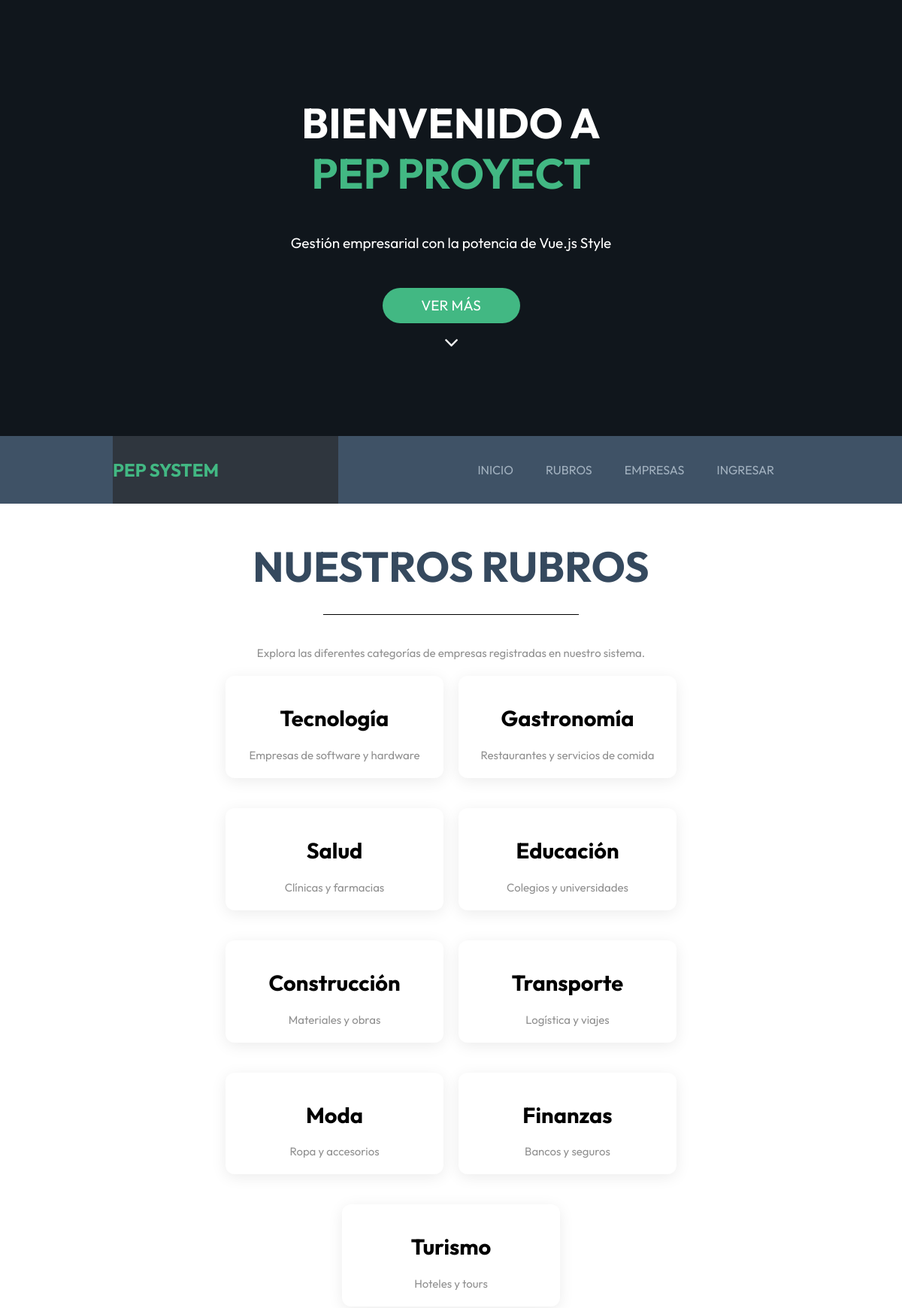
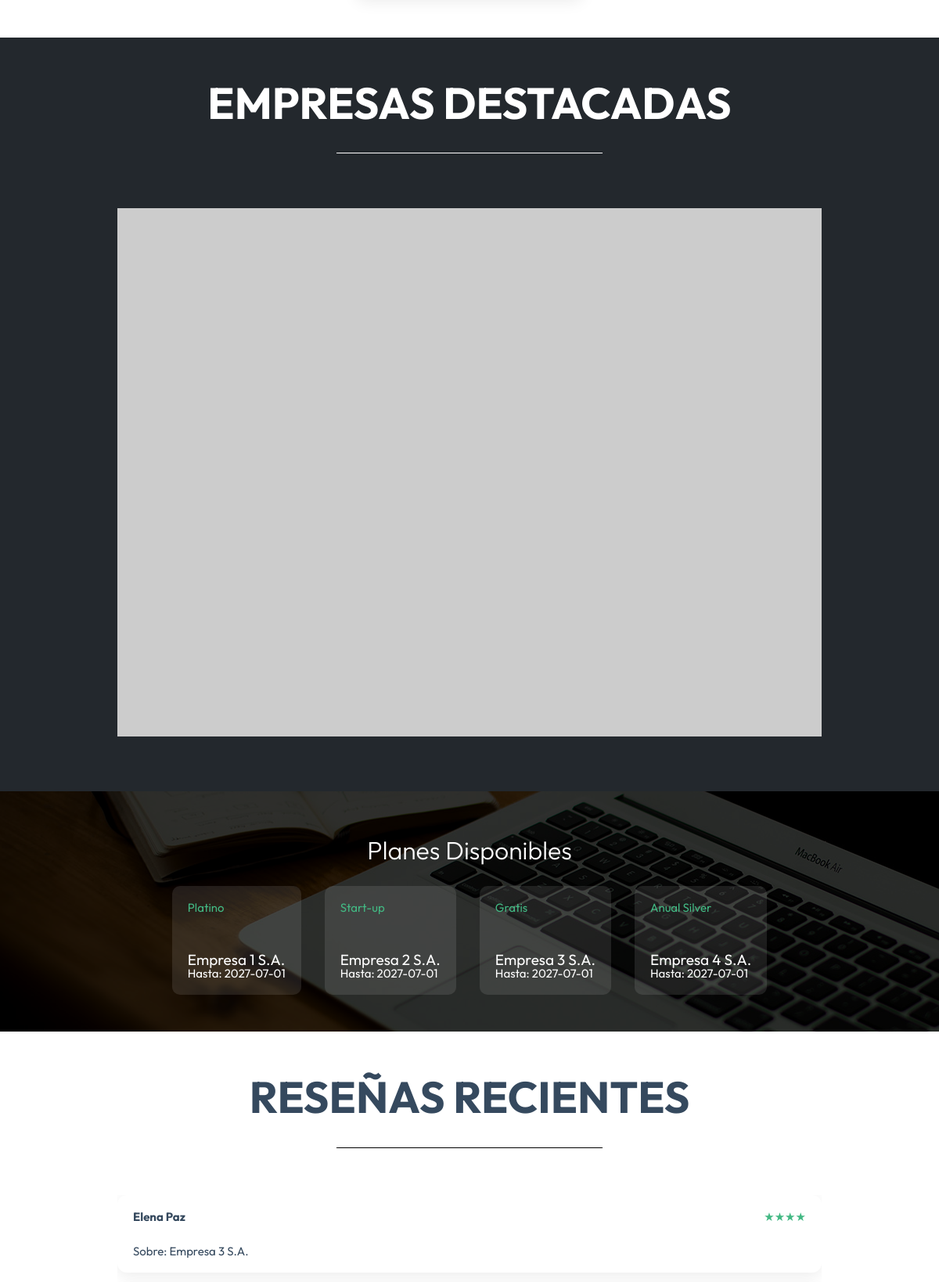
The page / (upper part) on the database its author committed (2 pictures, top to bottom).
### tables this page shows
CREATE TABLE rubros (
            id INTEGER PRIMARY KEY AUTOINCREMENT,
            nombre TEXT NOT NULL,
            descripcion TEXT
        );

CREATE TABLE empresas (
            id INTEGER PRIMARY KEY AUTOINCREMENT,
            usuario_id INTEGER NOT NULL,
            rubro_id INTEGER NOT NULL,
            razon_social TEXT NOT NULL,
            nit TEXT,
            matricula_seprec TEXT,
            latitud REAL,
            longitud REAL,
            whatsapp TEXT,
            sello_verificado INTEGER DEFAULT 0,
            estado TEXT NOT NULL,
            FOREIGN KEY (usuario_id) REFERENCES usuarios(id) ON DELETE CASCADE,
            FOREIGN KEY (rubro_id) REFERENCES rubros(id) ON DELETE RESTRICT
        );

CREATE TABLE suscripciones (
            id INTEGER PRIMARY KEY AUTOINCREMENT,
            empresa_id INTEGER NOT NULL,
            plan_id INTEGER NOT NULL,
            fecha_inicio TEXT NOT NULL,
            fecha_fin TEXT NOT NULL,
            estado TEXT NOT NULL,
            FOREIGN KEY (empresa_id) REFERENCES empresas(id) ON DELETE CASCADE,
            FOREIGN KEY (plan_id) REFERENCES planes(id) ON DELETE RESTRICT
        );

CREATE TABLE planes (
            id INTEGER PRIMARY KEY AUTOINCREMENT,
            nombre TEXT NOT NULL,
            precio_mensual REAL NOT NULL,
            precio_anual REAL NOT NULL,
            sello_destacado INTEGER DEFAULT 0
        );

CREATE TABLE resenas (
            id INTEGER PRIMARY KEY AUTOINCREMENT,
            empresa_id INTEGER NOT NULL,
            usuario_id INTEGER NOT NULL,
            calificacion INTEGER NOT NULL,
            comentario TEXT,
            fecha TEXT NOT NULL,
            FOREIGN KEY (empresa_id) REFERENCES empresas(id) ON DELETE CASCADE,
            FOREIGN KEY (usuario_id) REFERENCES usuarios(id) ON DELETE CASCADE
        );

CREATE TABLE usuarios (
            id INTEGER PRIMARY KEY AUTOINCREMENT,
            nombre TEXT NOT NULL,
            email TEXT NOT NULL UNIQUE,
            password_hash TEXT NOT NULL,
            tipo TEXT NOT NULL,
            fecha_registro TEXT NOT NULL
        );

### app.py (the view)
@app.route('/')
def index():
    rubros = query_db('SELECT * FROM rubros')
    empresas = query_db('SELECT * FROM empresas LIMIT 9')
    sucripciones = query_db('''
        SELECT e.razon_social, p.nombre as plan_nombre, s.fecha_fin
        FROM suscripciones s
        JOIN empresas e ON s.empresa_id = e.id
        JOIN planes p ON s.plan_id = p.id
        WHERE s.estado = "Vigente"
        LIMIT 4
    ''')
    resenas = query_db('''
        SELECT r.*, u.nombre as usuario_nombre, e.razon_social
        FROM resenas r
        JOIN usuarios u ON r.usuario_id = u.id
        JOIN empresas e ON r.empresa_id = e.id
        LIMIT 3
    ''')
    return render_template('index.html', rubros=rubros, empresas=empresas, resenas=resenas, suscripciones=sucripciones)

### app.py (called while the page is built)
def get_db():
    db = getattr(g, '_database', None)
    if db is None:
        db = g._database = sqlite3.connect(DATABASE)
        db.row_factory = sqlite3.Row
    return db

@app.teardown_appcontext
def close_connection(exception):
    db = getattr(g, '_database', None)
    if db is not None:
        db.close()

def query_db(query, args=(), one=False):
    cur = get_db().execute(query, args)
    rv = cur.fetchall()
    cur.close()
    return (rv[0] if rv else None) if one else rv

### templates/index.html (shortened to what this page needs)
<!DOCTYPE html>
<html lang="es">
<head>
		<link rel="stylesheet" type="text/css" href="{{ url_for('static', filename='css/reset.css') }}" />
		<link rel="stylesheet" type="text/css" href="{{ url_for('static', filename='css/style.css') }}" />
		<link rel="stylesheet" type="text/css" href="{{ url_for('static', filename='css/style-responsive.css') }}" />
        <link rel="stylesheet" type="text/css" href="{{ url_for('static', filename='css/vue-theme.css') }}" />
</head>
<body>
<div class="container">
  <section class="start-page parallax-background" id="home">
    <div class="opacity"></div>
      <div class="content">
        <div class="text">
          <h1>Bienvenido a<br/>
          <span>PEP Proyect</span></h1>
          <p>Gestión empresarial con la potencia de Vue.js Style</p>
          <a href="#about-us" class="scroll-link"><div class="read-more">Ver Más</div></a>
        </div>
        <div class="arrow-down"></div>
      </div>
  </section>
  <section class="menu">
    <div class="menu-content">
    <div class="logo" style="color: var(--vue-green); font-weight: 700; font-size: 24px;">PEP SYSTEM</div>
      <ul id="menu">
        <li><a href="#home" class="scroll-link">INICIO</a></li>
        <li><a href="#about-us" class="scroll-link">RUBROS</a></li>
        <li><a href="#portfolio" class="scroll-link">EMPRESAS</a></li>
        {% if session.get('user_name') %}
        <li><a href="{{ url_for('logout') }}">SALIR</a></li>
        {% else %}
        <li><a href="{{ url_for('login') }}">INGRESAR</a></li>
        {% endif %}
      </ul>
    </div>
  </section>
  <section class="about-us" id="about-us">
    <h1>NUESTROS RUBROS</h1>
    <hr/>
    <p class="title">Explora las diferentes categorías de empresas registradas en nuestro sistema.</p>
    <div style="display: flex; flex-wrap: wrap; justify-content: center; gap: 20px; padding: 20px;">
      {% for rubro in rubros %}
      <div class="card" style="width: 250px; text-align: center;">
          <h2 class="vue-text-green">{{ rubro.nombre }}</h2>
          <p>{{ rubro.descripcion }}</p>
      </div>
      {% endfor %}
    </div>
  </section>
  <section class="portfolio" id="portfolio">
    <div class="portfolio-margin">
      <h1>EMPRESAS DESTACADAS</h1>
      <hr/>
        <ul class="grid">
          {% for empresa in empresas %}
          <li>
            <a href="#">
              <img src="https://picsum.photos/seed/{{ empresa.id }}/400/300" alt="{{ empresa.razon_social }}" />
            </a>
          </li>
          {% endfor %}
        </ul>
    </div>
    </section>
    <section class="partners parallax-background-partners" id="partners">
    <div class="opacity"></div>
      <div class="content">
        <h2>Planes Disponibles</h2>
            <div style="display: flex; justify-content: center; gap: 30px; margin-top: 30px; flex-wrap: wrap;">
                {% for sus in suscripciones %}
                <div style="background: rgba(255,255,255,0.1); padding: 20px; border-radius: 10px; color: white;">
                    <h3 style="color: var(--vue-green)">{{ sus.plan_nombre }}</h3>
                    <p>{{ sus.razon_social }}</p>
                    <small>Hasta: {{ sus.fecha_fin }}</small>
                </div>
                {% endfor %}
            </div>
      </div>
    </section>
    <section class="contact" id="contact">
        <h1>RESEÑAS RECIENTES</h1>
        <hr/>
        <div class="content">
          <div style="width: 100%;">
            {% for resena in resenas %}
            <div class="card" style="margin-bottom: 15px;">
                <div style="display: flex; justify-content: space-between;">
                    <strong>{{ resena.usuario_nombre }}</strong>
                    <span class="vue-text-green">{{ "★" * resena.calificacion }}</span>
                </div>
                <p style="font-style: italic; margin-top: 10px;">"{{ resena.comentario }}"</p>
                <small>Sobre: {{ resena.razon_social }}</small>
            </div>
            {% endfor %}
          </div>
        </div>
    </section>
</div>
</body>
</html>

### static/css/vue-theme.css (style rules this page uses)
:root { --vue-green: #42b883; --vue-dark: #35495e; --vue-bg: #1a1a1a; --vue-text: #ffffff; --vue-accent: #3eaf7c; }
body { font-family: 'Outfit', sans-serif; color: var(--vue-dark); }
.vue-text-green { color: var(--vue-green); }
.card { background: white; border-radius: 12px; box-shadow: 0 4px 20px rgba(0,0,0,0.08); padding: 20px; margin-bottom: 20px; }
.start-page { background: var(--vue-dark) !important; }
.start-page h1 span { color: var(--vue-green) !important; }
.read-more, .button { background: var(--vue-green) !important; border: none !important; border-radius: 25px !important; color: white !important; }
.menu { background: rgba(53, 73, 94, 0.95) !important; }
.about-us h1, .portfolio h1, .contact h1 { color: var(--vue-dark); font-weight: 700; }
hr { border-color: var(--vue-green) !important; width: 60px; border-width: 3px; }

### templates/index.html (style rules this page uses)
html { scroll-behavior: smooth; }

### rows shown on the page
rubros: nombre "Tecnología", descripcion "Empresas de software y hardware"
rubros: nombre "Gastronomía", descripcion "Restaurantes y servicios de comida"
rubros: nombre "Salud", descripcion "Clínicas y farmacias"
rubros: nombre "Educación", descripcion "Colegios y universidades"
rubros: nombre "Construcción", descripcion "Materiales y obras"
rubros: nombre "Transporte", descripcion "Logística y viajes"
rubros: nombre "Moda", descripcion "Ropa y accesorios"
rubros: nombre "Finanzas", descripcion "Bancos y seguros"
rubros: nombre "Turismo", descripcion "Hoteles y tours"
suscripciones: plan_nombre "Platino", razon_social "Empresa 1 S.A.", fecha_fin "2027-07-01"
suscripciones: plan_nombre "Start-up", razon_social "Empresa 2 S.A.", fecha_fin "2027-07-01"
suscripciones: plan_nombre "Gratis", razon_social "Empresa 3 S.A.", fecha_fin "2027-07-01"
suscripciones: plan_nombre "Anual Silver", razon_social "Empresa 4 S.A.", fecha_fin "2027-07-01"
resenas: usuario_nombre "Elena Paz", calificacion "★★★★", razon_social "Empresa 3 S.A."
